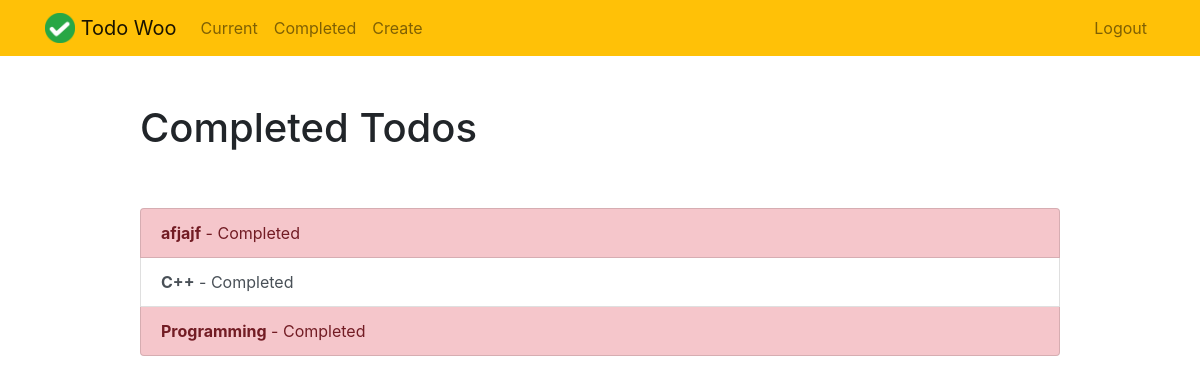
The app's page /completed/ (signed in), older data.
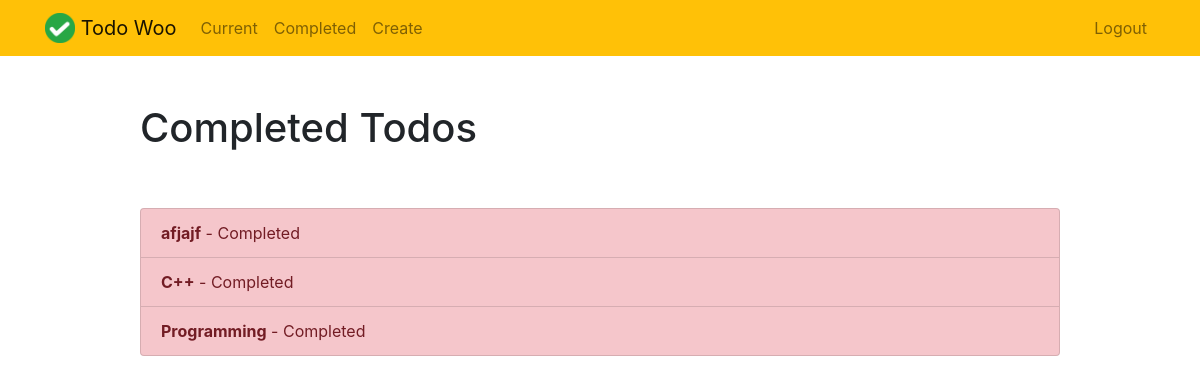
The same page, newer data.
### todo/models.py (models this page shows, shortened)
class Todo(models.Model):
    title = models.CharField(max_length=250)
    memo = models.TextField(blank=True)
    created = models.DateTimeField(auto_now_add=True)
    date_completed = models.DateTimeField(null=True, blank=True)
    important = models.BooleanField(default=False)
    user = models.ForeignKey(User, on_delete=models.CASCADE)

### todo/views.py (the view)
# urls.py: path('completed/', views.completedtodos, name='completedtodos'),
@login_required
def completedtodos(request):
    todos = Todo.objects.filter(user=request.user, date_completed__isnull=False).order_by('-date_completed')
    return render(request, 'todo/completedtodos.html', {'todos': todos})

### todo/templates/todo/completedtodos.html
{% extends "todo/base.html" %}
{% block content %}
    <div class="row justify-content-center mt-5">
        <div class="col-md-10">
            <h1>Completed Todos</h1>
        </div>
    </div>
    <div class="row justify-content-center mt-5">
        <div class="col-md-10">
            <div class="list-group">
                {% for todo in todos %}
                    <a href="{% url 'viewtodo' todo.id %}" class="list-group-item list-group-item-action{% if todo.important %} list-group-item-danger{% endif %}"><b>{{ todo.title }}</b> - Completed {{ todo.datecompleted|date:'M j Y H:i' }}</a>
                {% endfor %}
            </div>
        </div>
    </div>
{% endblock %}

Row changes from the older to the newer data that the page shows:
changed Todo (number 2 of 3 on the later page): important False → True (drawn)
